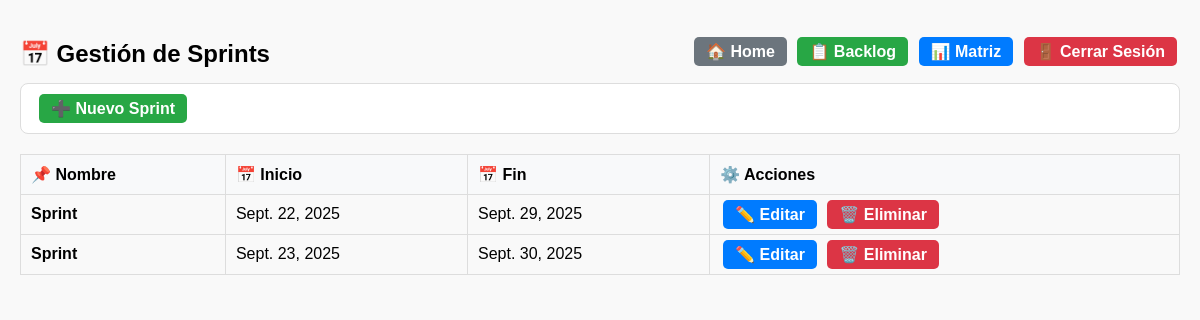
Before: /sprints/ (signed in) with the older database file.
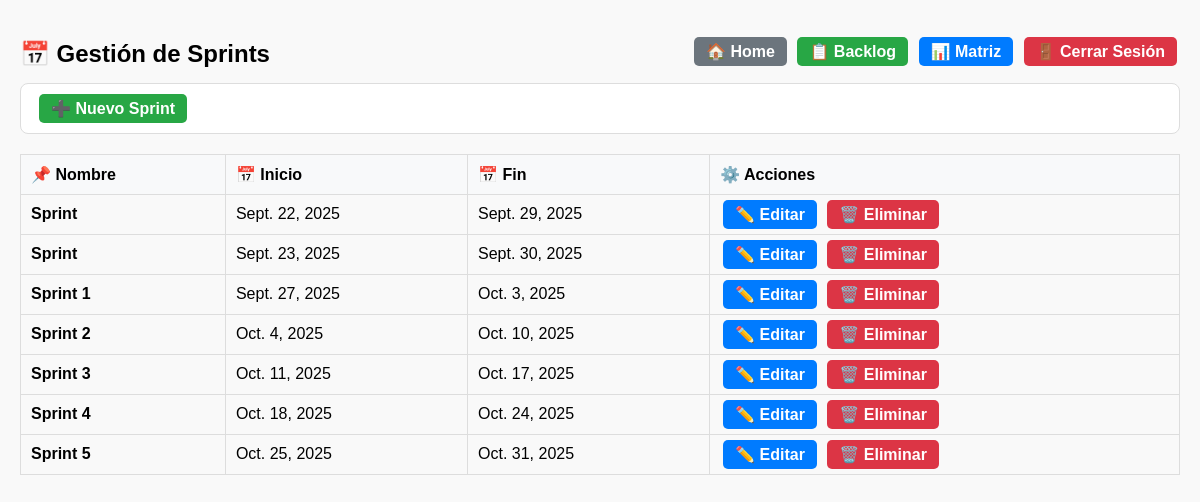
After: the same page with the newer database file.
### backlog/models.py (models this page shows, shortened)
class Sprint(models.Model):
    nombre = models.CharField(max_length=50, default="Sprint")
    inicio = models.DateField()
    fin = models.DateField()

### backlog/views.py (the view)
# urls.py: path("sprints/", views.sprint_list, name="sprint_list"),
@login_required
def sprint_list(request):
    sprints = Sprint.objects.all().order_by("inicio")
    return render(request, "backlog/sprint_list.html", {"sprints": sprints})

### backlog/templates/backlog/sprint_list.html (shortened to what this page needs)
{% load static %}
<!DOCTYPE html>
<html>
<head>
</head>
<body>
    <div style="display: flex; justify-content: space-between; align-items: center;">
        <h2>📅 Gestión de Sprints</h2>
        <div>
            <a href="{% url 'home' %}" class="btn btn-secondary">🏠 Home</a>
            <a href="{% url 'backlog_lista' %}" class="btn btn-success">📋 Backlog</a>
            <a href="{% url 'backlog_matriz' %}" class="btn btn-primary">📊 Matriz</a>
            <a href="{% url 'logout' %}" class="btn btn-danger">🚪 Cerrar Sesión</a>
        </div>
    </div>
    <div class="card">
        <a href="{% url 'sprint_create' %}" class="btn btn-success">➕ Nuevo Sprint</a>
    </div>
    <table>
        <tr>
            <th>📌 Nombre</th>
            <th>📅 Inicio</th>
            <th>📅 Fin</th>
            <th>⚙️ Acciones</th>
        </tr>
        {% for sprint in sprints %}
        <tr>
            <td><strong>{{ sprint.nombre }}</strong></td>
            <td>{{ sprint.inicio }}</td>
            <td>{{ sprint.fin }}</td>
            <td>
                <a href="{% url 'sprint_edit' sprint.id %}" class="btn btn-primary btn-sm">✏️ Editar</a>
                <a href="{% url 'sprint_delete' sprint.id %}" class="btn btn-danger btn-sm">🗑️ Eliminar</a>
            </td>
        </tr>
        {% empty %}
        <tr>
            <td colspan="4" style="text-align:center; padding:15px; color:#777;">
                ⚠️ No hay sprints registrados.
            </td>
        </tr>
        {% endfor %}
    </table>
</body>
</html>

Changed rows visible on the page:
added Sprint: nombre "Sprint 1", inicio "Sept. 27, 2025", fin "Oct. 3, 2025"
added Sprint: nombre "Sprint 2", inicio "Oct. 4, 2025", fin "Oct. 10, 2025"
added Sprint: nombre "Sprint 3", inicio "Oct. 11, 2025", fin "Oct. 17, 2025"
added Sprint: nombre "Sprint 4", inicio "Oct. 18, 2025", fin "Oct. 24, 2025"
added Sprint: nombre "Sprint 5", inicio "Oct. 25, 2025", fin "Oct. 31, 2025"
